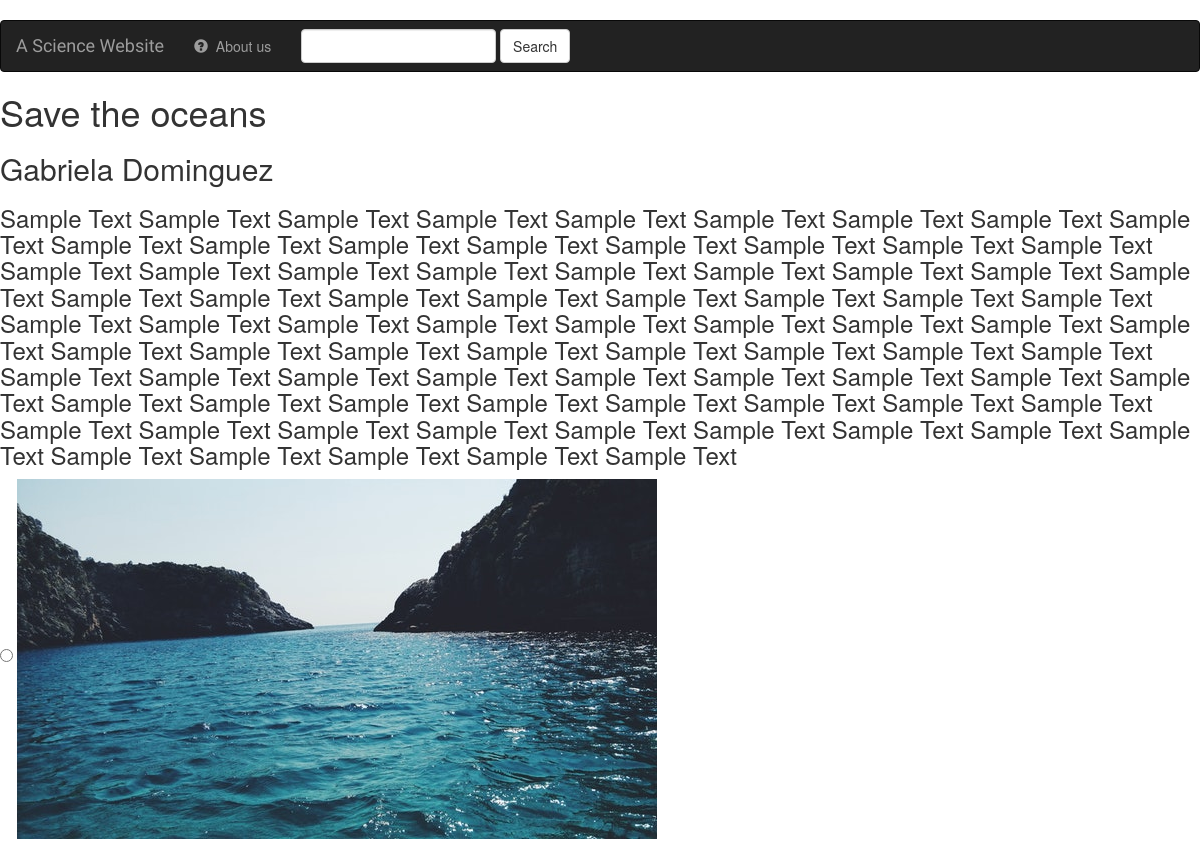
The app's page /project/1 with its own data.
### project/models.py (models this page shows, shortened)
class Project(models.Model):
    name = models.CharField(max_length=300) #Name of the project
    team_leader = models.CharField(max_length=250) #Leader of the team
    content = models.TextField() #One field for the content of the project

class Image(models.Model): #This table will contain the content of the projects
    project = models.ForeignKey(Project, on_delete=models.CASCADE)
    name = models.CharField(max_length=400)   #Name or location of the image
    is_favorite = models.BooleanField(default=False)

### project/views.py (the view)
# urls.py: path('<int:project_id>', views.detail, name='detail'),
def detail(request, project_id):
    project = get_object_or_404(Project, pk=project_id)
    return render(request, 'project/detail.html', {'project': project})

### project/templates/project/detail.html (shortened to what this page needs)
{% load staticfiles  %}
<link rel="stylesheet" href="https://maxcdn.bootstrapcdn.com/bootstrap/3.3.6/css/bootstrap.min.css">﻿
<link rel="stylesheet" type="text/css" href="{% static 'project/style.css'%}">
<nav class="navbar navbar-inverse">
    <div class="container-fluid">
        <div class="navbar-header">
            <a class="navbar-brand" href="{% url 'project:index' %}">A Science Website</a>
        </div>
        <div class="collapse navbar-collapse" id="topNavBar">
            <ul class="nav navbar-nav">
                <li class="nav navbar-nav">
                    <a href="{% url 'project:index' %}">
                        <span class="glyphicon glyphicon-question-sign" aria-hidden="true"></span>&nbsp;
                        About us
                    </a>
                </li>
            </ul>
            <form class="navbar-form navbar-left" role="search" method="get" action="#">
                <div class="form-group">
                    <input type="text" class="form-control" name="q" value="">
                </div>
                <button type="submit" class="btn btn-default">Search</button>
            </form>
        </div>
    </div>
</nav>
<h1>{{project.name}}</h1>
<h2>{{project.team_leader}}</h2>
<h3>{{project.content}}</h3>
<form action="{% url 'project:detail' project.id %}" method="post">
    {%  for image in project.image_set.all %}
   <input type="radio" id="image{{ forloop.counter }}" name="image" value="{{ name.id }}">
    <label for="image{{ forloop.counter }}" >
       <img src="{% static "project/images/ocean1.jpeg" %}" alt="Image Description">
    </label>  <br>
    {% endfor %}
</form>

### project/static/project/style.css (style rules this page uses)
.navbar { border-radius: 10 }
.navbar-brand { font-family: 'Satisfy', cursive; }

### records on screen
Project: name "Save the oceans", team_leader "Gabriela Dominguez", content "Sample Text Sample Text Sample Text Sample Text Sample Text Sample Text Sample Text Sample Text Sample Text Sample Text Sample Text Sample Text Sample Text Sample Text Sample Text Sample Text Sample Text Sample Text Sample Text Sample Text Sample Text Sample Text Sample Text Sample Text Sample Text Sample Text Sample Text Sample Text Sample Text Sample Text Sample Text Sample Text Sample Text Sample Text Sample Text Sample Text Sample Text Sample Text Sample Text Sample Text Sample Text Sample Text Sample Text Sample Text Sample Text Sample Text Sample Text Sample Text Sample Text Sample Text Sample Text Sample Text Sample Text Sample Text Sample Text Sample Text Sample Text Sample Text…"
